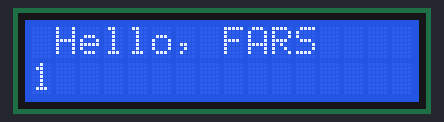
A sketch run on a simulated Arduino Nano, built with avr-gcc and run on an emulated ATmega328P. On the bench: 16×2 character LCD.

Above: at 0.1 s.
At 4.1 s:
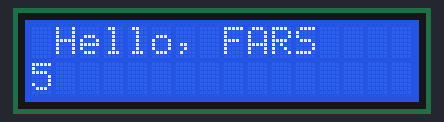
At 9.1 s:
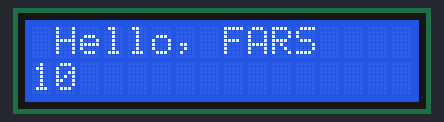
At 19.2 s:
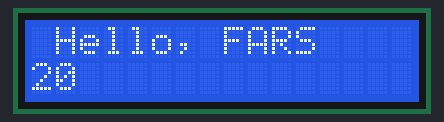
At 28.2 s:
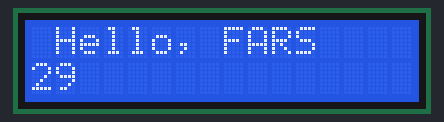
At 38.2 s:
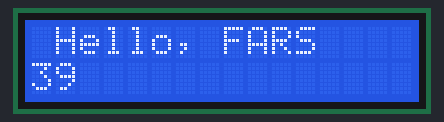

The sketch:

lcd_i2c.ino
```cpp
/*
** Example Arduino sketch for SainSmart I2C LCD2004 adapter for HD44780 LCD screens
** Readily found on eBay or http://www.sainsmart.com/
** The LCD2004 module appears to be identical to one marketed by YwRobot
**
** Address pins 0,1 & 2 are all permenantly tied high so the address is fixed at 0x27
**
**
** NOTE: TEsted on Arduino NANO whose I2C pins are A4==SDA, A5==SCL
*/
#include <Wire.h>
#include <LCD.h>
#include <LiquidCrystal_I2C.h>

#define I2C_ADDR    0x27  // Define I2C Address where the PCF8574A is
#define BACKLIGHT_PIN     3
#define En_pin  2
#define Rw_pin  1
#define Rs_pin  0
#define D4_pin  4
#define D5_pin  5
#define D6_pin  6
#define D7_pin  7

int n = 1;

LiquidCrystal_I2C	lcd(I2C_ADDR,En_pin,Rw_pin,Rs_pin,D4_pin,D5_pin,D6_pin,D7_pin);

void setup()
{
  lcd.begin (16,2);

// Switch on the backlight
  lcd.setBacklightPin(BACKLIGHT_PIN,POSITIVE);
  lcd.setBacklight(HIGH);
  lcd.home ();                   // go home

  lcd.print(" Hello, FARS");
  }

void loop()
{
  // Backlight on/off every 3 seconds
  lcd.setCursor (0,1);        // go col 14 of line 3
  lcd.print(n++,DEC);
  //lcd.setBacklight(LOW);      // Backlight off
  delay(1000);
  //lcd.setBacklight(HIGH);     // Backlight on
  //delay(3000);
}
```

Measured:
- what the display in image 1 shows lasts 1.0 s, from 4.1 s to 5.1 s
